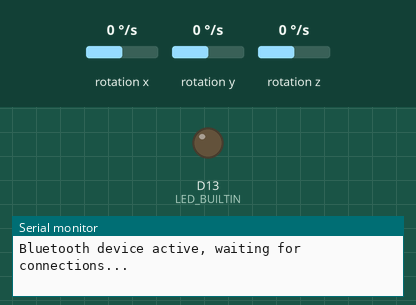
Simulated run of this sketch. Board: Arduino Nano 33 IoT. On the bench: output pins drawn as LEDs (lit = HIGH), the last lines printed to the serial monitor. The inputs (shaded band) are chosen by the test bench; at power-on: rotation x 0 °/s, rotation y 0 °/s, rotation z 0 °/s. Nothing arrives over Bluetooth unless stated; a phone connects over Bluetooth LE 3 s after start.

Above: at 0.1 s.
At 3.1 s:
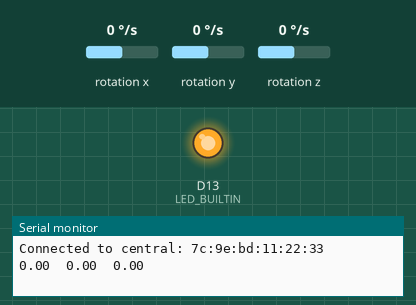
Timing chart, 0 to 4.6 s (numbered marks = the images above):
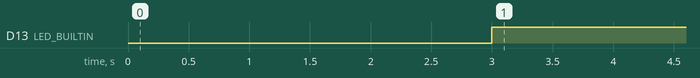

The sketch:

GyroscopeBLEService.ino
```cpp
#include <ArduinoBLE.h>
#include <Arduino_LSM6DS3.h>

BLEService sensorService("16150f38-e7a9-4fe1-ae08-48464baf25b2");
BLEStringCharacteristic  xSensorLevel("ff99948c-18ff-4ed8-942e-512b9b24b6da",
    BLERead | BLENotify,15);
BLEStringCharacteristic  ySensorLevel("8084aa6b-6cae-461f-9540-e1a5768de49d",
    BLERead | BLENotify,15);
BLEStringCharacteristic  zSensorLevel("ab80cb77-fe74-40d8-9757-96f8a54c16d9",
    BLERead | BLENotify,15);

// last sensor data
float oldXLevel = 0;
float oldYLevel = 0;
float oldZLevel = 0;
long previousMillis = 0;

void setup() {
  Serial.begin(115200);
  while (!Serial);

  if (!IMU.begin()) {
    Serial.println("Failed to initialize IMU!");
    while (1);
  }

  pinMode(LED_BUILTIN, OUTPUT);

  if (!BLE.begin()) {
    Serial.println("starting BLE failed!");
    while (1);
  }

  BLE.setLocalName("Gyroscope");
  BLE.setAdvertisedService(sensorService);

  sensorService.addCharacteristic(xSensorLevel);
  sensorService.addCharacteristic(ySensorLevel);
  sensorService.addCharacteristic(zSensorLevel);
  BLE.addService(sensorService);

  // initialize default data
  xSensorLevel.writeValue(String(0));
  ySensorLevel.writeValue(String(0));
  zSensorLevel.writeValue(String(0));

  // start advertising
  BLE.advertise();
  Serial.println("Bluetooth device active, waiting for connections...");
}

void loop() {
  // wait for a BLE central
  BLEDevice central = BLE.central();
  if (central) {
    Serial.print("Connected to central: ");
    Serial.println(central.address());
    digitalWrite(LED_BUILTIN, HIGH);

    while (central.connected()) {
      //long currentMillis = millis();
      updateGyroscopeLevel();
      delay(300);
    }

    digitalWrite(LED_BUILTIN, LOW);
    Serial.print("Disconnected from central: ");
    Serial.println(central.address());
  }
}

void updateGyroscopeLevel() {
  float x, y, z;

  if (IMU.gyroscopeAvailable()) {
    IMU.readGyroscope(x, y, z);

    if (x != oldXLevel) {
       xSensorLevel.writeValue(String(x));
       oldXLevel = x;
    }
    if (y != oldYLevel) {
       ySensorLevel.writeValue(String(y));
       oldYLevel = y;
    }
    if (z != oldZLevel) {
       zSensorLevel.writeValue(String(z));
       oldZLevel = z;
    }
    Serial.print(x);
    Serial.print('\t');
    Serial.print(y);
    Serial.print('\t');
    Serial.println(z);

  }
}
```

Measured:
- by itself, D13 (LED_BUILTIN): LOW → HIGH at 3.0 s
